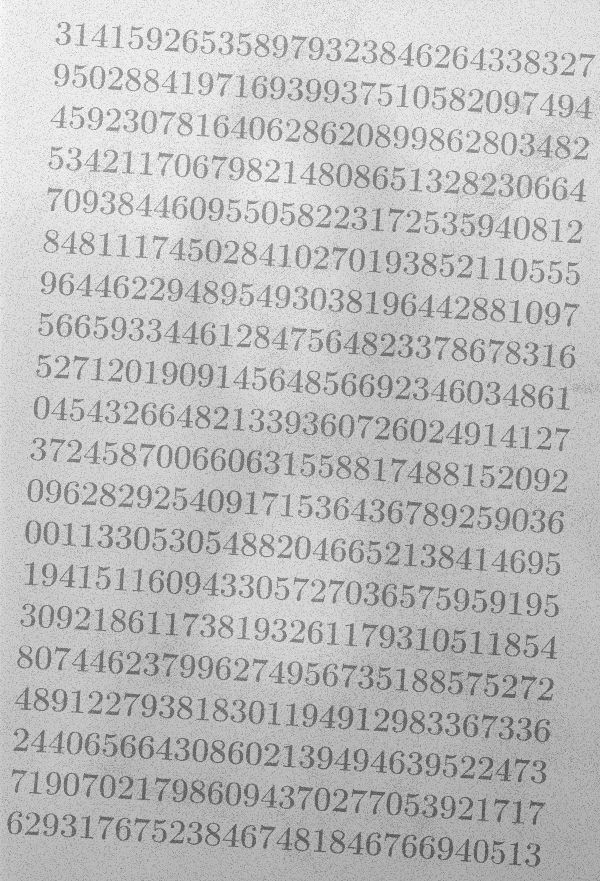
#> input picture imagens/entrada/morf_test.png, 600 x 881 px
$ python -i funcoes.py   (imports and definitions only)
#> lines starting #> are read from the running program, lines starting #| are printed output that depends on the picture; after the words box and inside, x2 and y2 are one past the last pixel; in counts of white or black regions, pixels touching at a corner belong together
import numpy as np
import cv2 as cv
# Bibliotecas externas usadas para
# Image IO
from PIL import Image

# Filtragem morfológica
from skimage.morphology import opening
from skimage.morphology import disk

def improve_image_quality():
    black = 0
    white = 255
    threshold = 160

    # Abertura da imagem de entrada no modo de tons de cinza e obtenha seus pixels.
    img = Image.open("imagens/entrada/morf_test.png").convert("LA")
    pixels = np.array(img)[:, :, 0]
#> pixels is the input picture: shape (881, 600); min 85, max 251, mean 190.6

    # Remoção dos pixels acima do limite
    pixels[pixels > threshold] = white
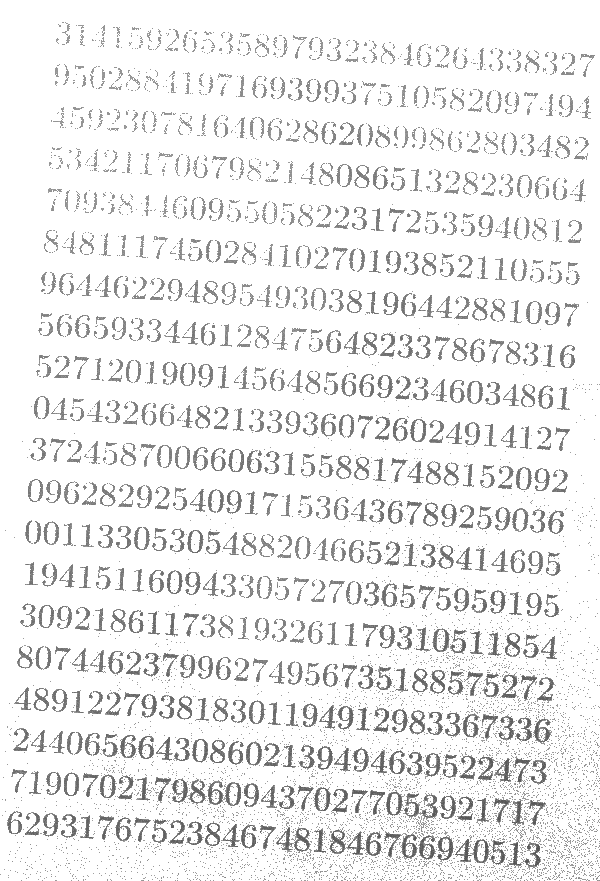
#> pixels: shape (881, 600); min 85, max 255, mean 237.1
    pixels[pixels < threshold] = black
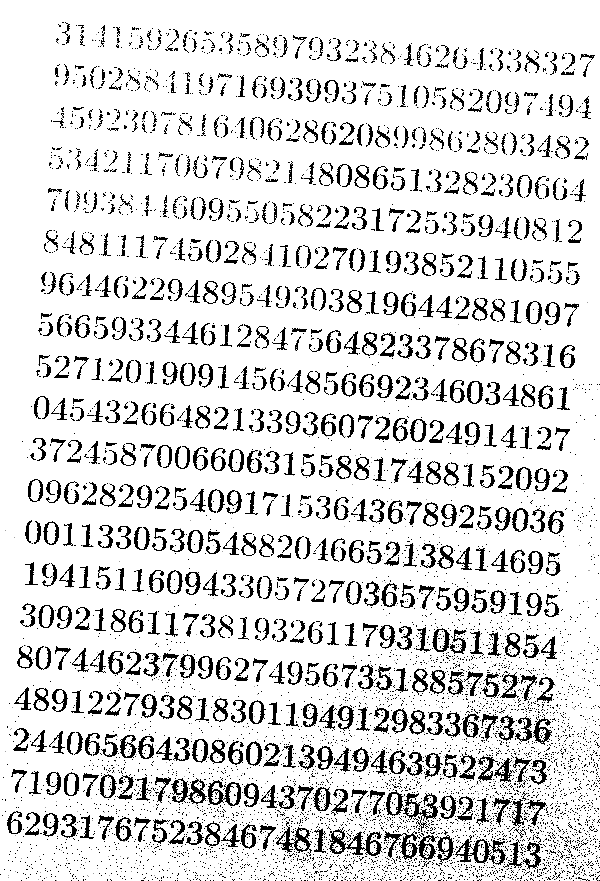
#> pixels: shape (881, 600); 14.28% of pixels changed, all inside (x1, y1, x2, y2) = (0, 22, 600, 881)

    # Abertura morfológica
    blobSize = 1  # Seleção do raio máximo dos blobs para remover
    structureElement = disk(blobSize)  # definição da forma
    # Inverção da imagem de forma que o preto seja o fundo e o primeiro plano branco para realizar a abertura
    pixels = np.invert(opening(np.invert(pixels), structureElement))
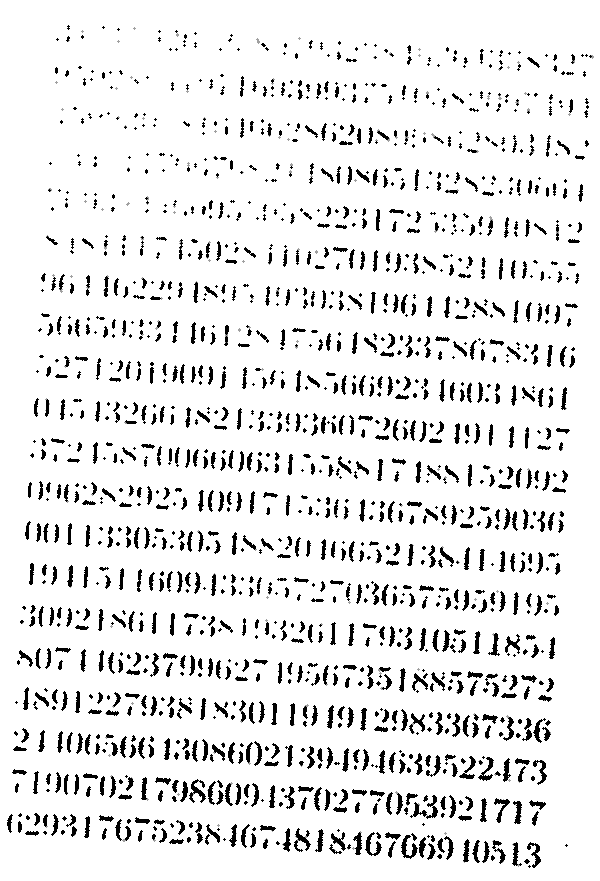
#> pixels: shape (881, 600); min 0, max 255, mean 231.3

    # Criação e salvamento de uma nova imagem
    newImg = Image.fromarray(pixels).convert('RGB')
    newImg.save("imagens/saida/morf_test_improve_image_quality.png")

    # Encontro dos componentes conectados (objetos pretos na imagem)
    # Como a função procura componentes brancos conectados em um fundo preto, precisamos inverter a imagem
    nb_components, output, stats, centroids = cv.connectedComponentsWithStats(np.invert(pixels), connectivity=8)
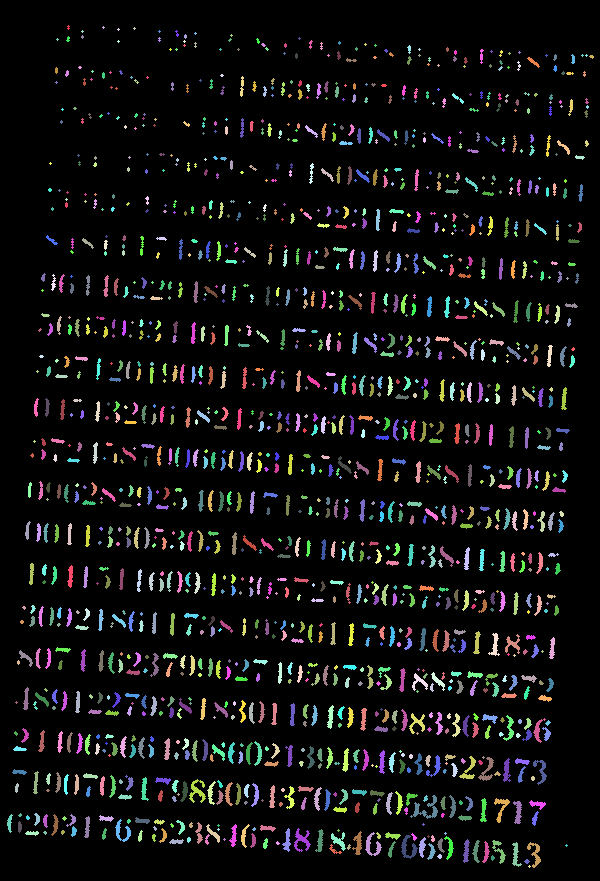
#> output: shape (881, 600) int32; 1508 distinct labels, from 0 to 1507; one colour per label, 0 black
#> nb_components = 1508; stats = 1508 rows, first 6: [0, 0, 600, 881, 478682], [67, 25, 3, 5, 9], [102, 26, 3, 3, 5], [133, 27, 3, 3, 5], [117, 28, 3, 3, 5], [81, 30, 3, 3, 5]; centroids = 1508 pairs, first value 9.25 to 591.2, second value 27 to 866

    # Para cada componente conectado na imagem, será obtido o número de pixels da variável de estatísticas no último
    # coluna. Assim, removemos a primeira entrada de tamanhos, porque esta é a entrada do componente conectado em segundo plano
    sizes = stats[1:, -1]
#> sizes = 1507 values, max 209 at index 1410, min 5 at index 1, mean 33.12
    nb_components -= 1
#> nb_components = 1507

    # Definição do tamanho mínimo (número de pixels) em que um componente deve consistir
    minimum_size = 100

    # Criação de uma nova imageml
    newPixels = np.ones(pixels.shape) * 255

    # Iteração sobre todos os componentes da imagem para manter os componentes maiores do que o tamanho mínimo
    for i in range(1, nb_components):
        if sizes[i] > minimum_size:
            newPixels[output == i + 1] = 0
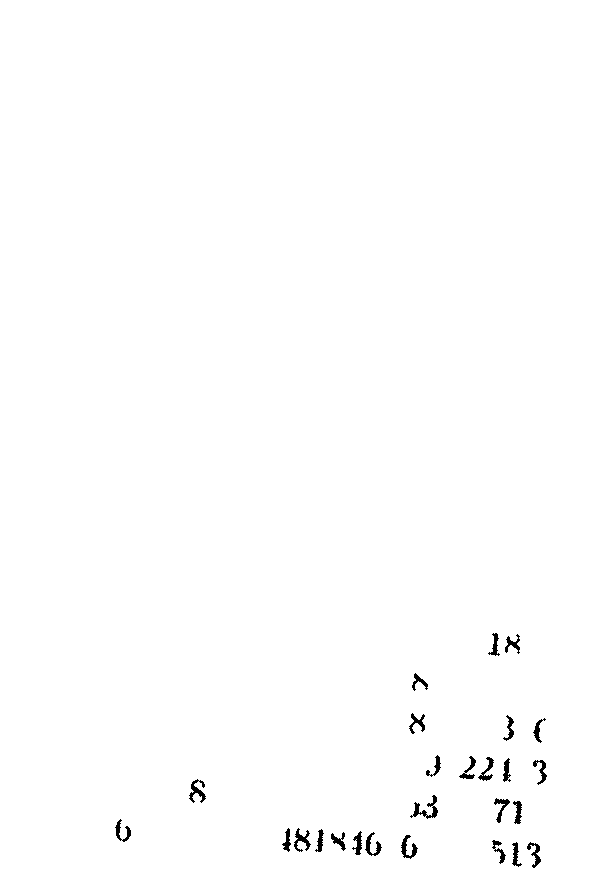
#> newPixels: shape (881, 600) float64; 99.4% white; 26 black regions, largest, box (x1, y1, x2, y2) and area: (410, 795, 438, 819) 209, (189, 779, 206, 803) 168, (294, 828, 311, 852) 167

    # Criação e salvamento de uma nova imagem
    newImg = Image.fromarray(newPixels).convert('RGB')
    newImg.save("imagens/saida/morf_test_improve_image_quality(1).png")


def improve_image_quality_compare_every_pixel():
    black = (0, 0, 0)
    white = (255, 255, 255)
    threshold = (160, 160, 160)

    # Abertura da imagem na escala de cinza e obtenção dos pixels
    img = Image.open("imagens/entrada/morf_test.png").convert("LA")
    pixels = img.getdata()

    newPixels = []

    # Comparação de cada pixel
    for pixel in pixels:
        if pixel < threshold:
            newPixels.append(black)
        else:
            newPixels.append(white)

    # Criação e salvamento de uma nova imagem
    newImg = Image.new("RGB", img.size)
    newImg.putdata(newPixels)
    newImg.save("imagens/saida/morf_test_improve_image_quality.png")

>>> result = improve_image_quality()

$ run again, with imagens/entrada/img_cells.jpg saved as imagens/entrada/morf_test.png
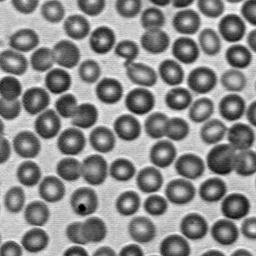
#> input picture imagens/entrada/img_cells.jpg, 256 x 256 px
#> in improve_image_quality, `nb_components, output, stats, centroids = cv.connectedComponentsWithSt..`:
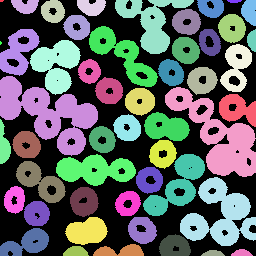
#> output: shape (256, 256) int32; 51 distinct labels, from 0 to 50; one colour per label, 0 black
#> in improve_image_quality, `nb_components, output, stats, centroids = cv.connectedComponentsWithSt..`: nb_components = 51; stats = 51 rows, first 6: [0, 0, 256, 256, 27573], [0, 0, 4, 2, 7], [11, 0, 28, 14, 282], [41, 0, 24, 23, 402], [77, 0, 29, 16, 349], [115, 0, 79, 54, 1698]; centroids = 51 pairs, first value 0.333 to 251.7, second value 0.429 to 253
#> sizes = 50 values, max 3612 at index 22, min 6 at index 16, mean 759.3
#> in improve_image_quality, `nb_components -= 1`: nb_components = 50
#> after the loop in improve_image_quality, `for i in range(1, nb_components):`:
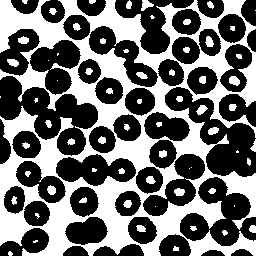
#> newPixels: shape (256, 256) float64; 42.1% white; 67 white regions (18 under 20 px), largest, box (x1, y1, x2, y2) and area: (0, 0, 256, 256) 25399, (141, 0, 154, 11) 83, (229, 76, 240, 86) 82
